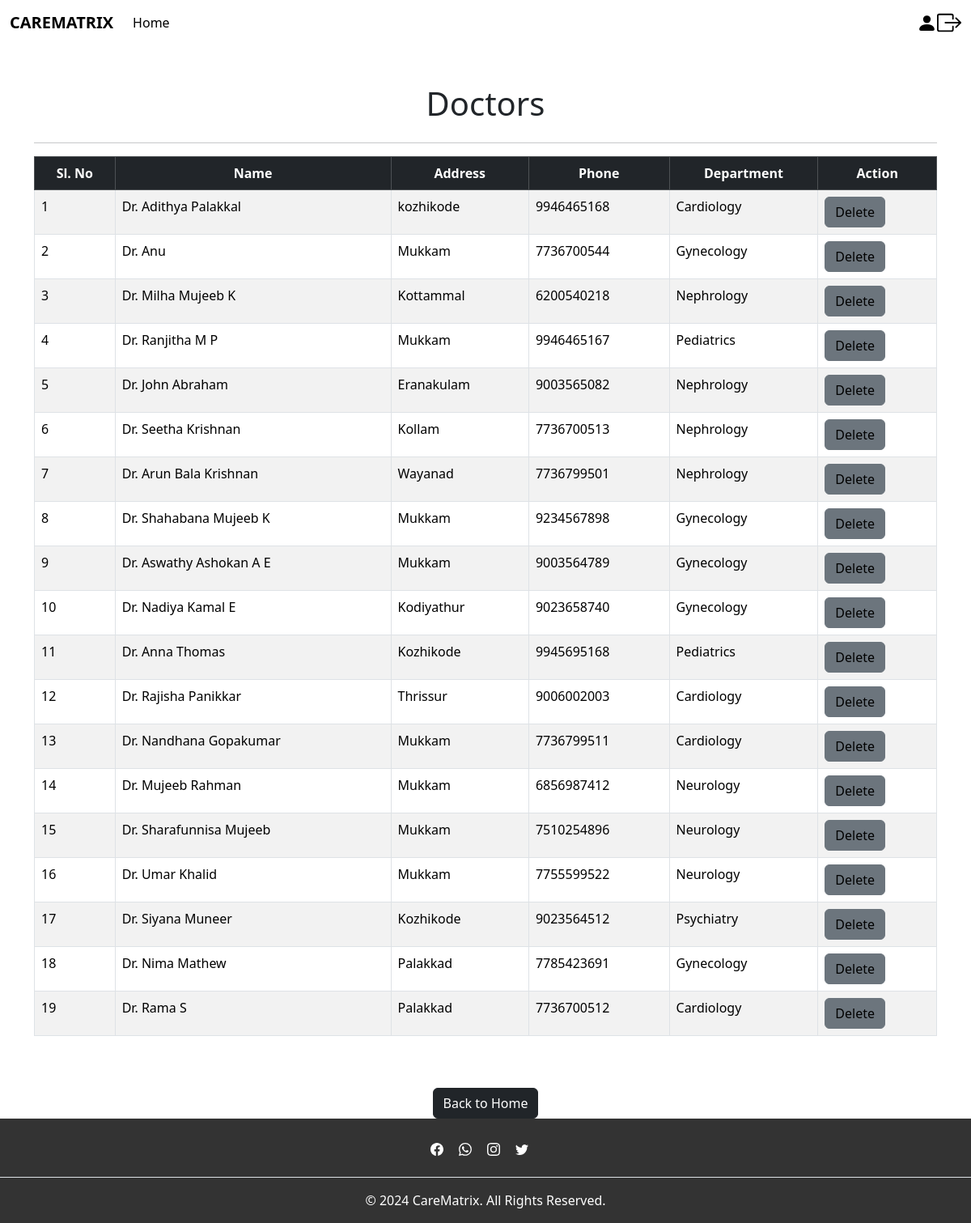
/doctors_list, run on an earlier commit of the app's database.
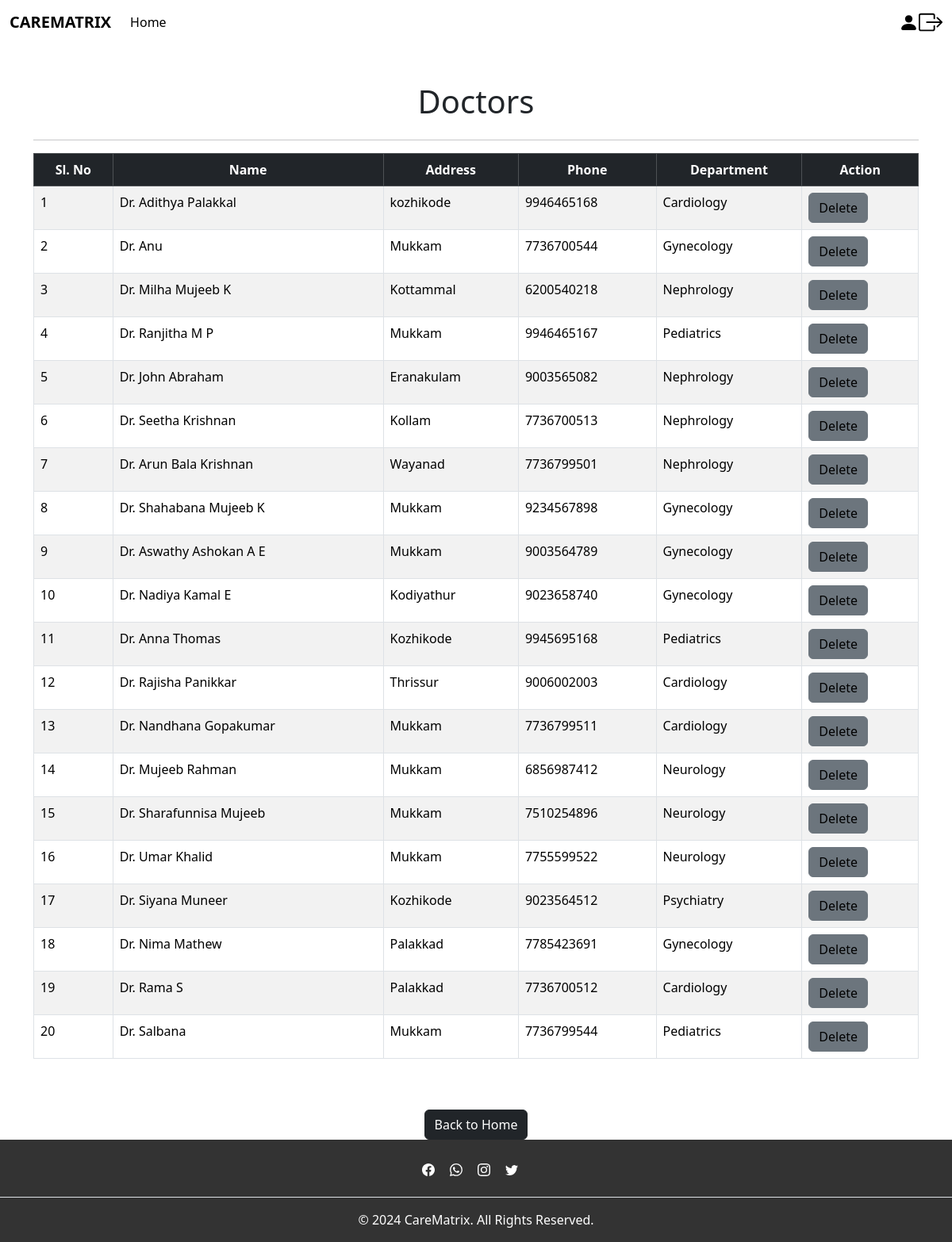
And on a later commit of the database.
### app/models.py (models this page shows, shortened)
class Doctors(models.Model):
    doc = models.ForeignKey(CustomUser,on_delete=models.CASCADE)
    name=models.CharField(max_length=100)
    speciality=models.CharField(max_length=100)
    department=models.CharField(max_length=100)
    image=models.FileField(null=True, blank=True)

class CustomUser(AbstractUser):
    Phonenumber=models.IntegerField(null=True,blank=True,unique=True)
    Age=models.IntegerField(null=True,blank=True)
    Address=models.CharField(null=True,blank=True,max_length=100)
    DOB=models.DateField(null=True,blank=True)
    usertype=models.CharField(max_length=200)
    Image = models.FileField(null=True, blank=True)

### app/views.py (the view)
# urls.py: path('doctors_list',views.doctors_list,name='doctors_list'),
def doctors_list(request):
    doctors = Doctors.objects.all()
    return render(request,'admin/doctors_list.html',{'doctors':doctors})

### template/admin/doctors_list.html (shortened to what this page needs)
{% extends 'admin/base_admin.html' %}
{% load static %}
{% block content %}
<div class="container mt-5">
    <h1 class="text-center mb-4">Doctors</h1>
    <hr>
    <div class="table-responsive">
        <table class="table table-bordered table-hover table-striped">
            <thead class="table-dark text-center">
                <tr>
                    <th>Sl. No</th>
                    <th>Name</th>
                    <th>Address</th>
                    <th>Phone</th>
                    <th>Department</th>
                    <th>Action</th>
                </tr>
            </thead>
            <tbody>
                {% for doctor in doctors %}
                <tr>
                    <td>{{ forloop.counter }}</td>
                    <td><a href="{% url 'doctor_details' doctor.id %}">Dr. {{ doctor.name }}</a></td>
                    <td>{{ doctor.doc.Address }}</td>
                    <td>{{ doctor.doc.Phonenumber }}</td>
                    <td>{{ doctor.department }}</td>
                    <td>
                        <button class="btn btn-secondary">
                            <a href="{% url 'delete_doctor' doctor.id %}">Delete</a>
                        </button>
                    </td>
                </tr>
                {% empty %}
                <tr>
                    <td colspan="6" class="text-center">No doctors found</td>
                </tr>
                {% endfor %}
            </tbody>
        </table>
    </div>
    <div class="text-center mt-5">
        <a href="{% url 'admin_home' %}" class="btn btn-dark">Back to Home</a>
    </div>
</div>
{% endblock %}

What changed in the data, as far as the page shows it:
added Doctors: name "Salbana", doc.Address "Mukkam", doc.Phonenumber "7736799544", department "Pediatrics"
